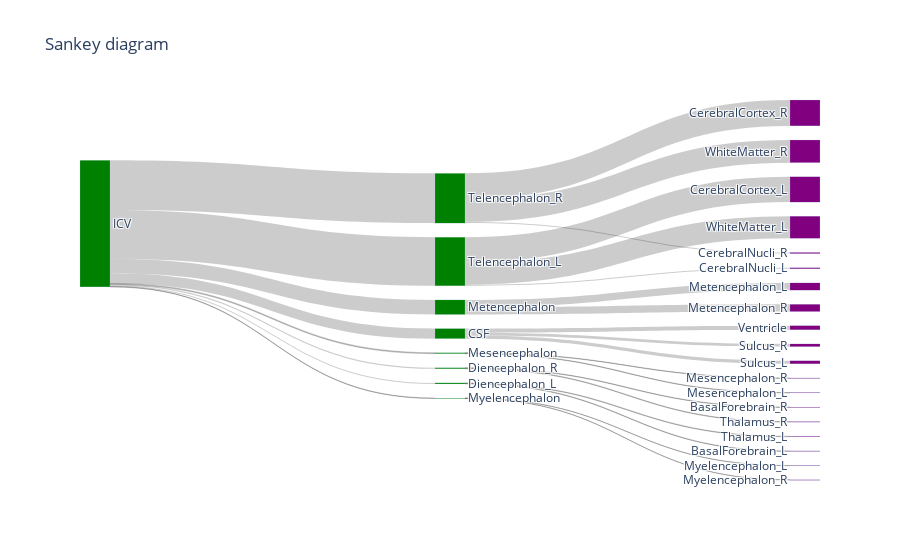

The cell this chart's notebook holds for it:
### Code cell
def genSankey(dig_pan,dcols=[],vcols='',title='Sankey Plot in Python'):
    label = []
    color = ["green","purple"]
    cols = []
    for i in dcols:
        label0 =  list(set(dig_pan[i].values))
        cols.append(len(label0))
        label = label + label0
        
    #Define the unique label variable   
    label = list(dict.fromkeys(label))

    #Define the color variable
    colorsnum = []
    for ind, coln in enumerate(cols):
        colorsnum = colorsnum + [color[ind]]*coln
        
    #Define the pairs of source & target
    for a in range(len(dcols)-1):
        if a==0:
            sourcetar = dig_pan[[dcols[a],dcols[a+1],vcols]]
            sourcetar.columns = ['source','target','value_num']
        else:
            tdat = dig_pan[[dcols[a],dcols[a+1],vcols]]
            tdat.columns = ['source','target','value_num']
            sourcetar = pd.concat([sourcetar,tdat])
        sourcetar = sourcetar.groupby(['source','target']).agg({'value_num':'sum'}).reset_index()
        
    #Define index for the source and target
    sourcetar['sourceind'] = sourcetar['source'].apply(lambda x: label.index(x))
    sourcetar['targetind'] = sourcetar['target'].apply(lambda x: label.index(x))
    
    # creating the sankey diagram
    figdf = dict(type='sankey', node = dict(pad = 20, thickness = 30,line = dict(width = 0.2,color = "lightblue"),
                                            label = label, color = colorsnum),link = dict(
        source = sourcetar['sourceind'],
        target = sourcetar['targetind'],
        value = sourcetar['value_num']))
    layout =  dict(title = "Sankey diagram",font = dict(size = 12))
    fig = dict(data=[figdf], layout=layout)
    return fig

#Display the figure 
fdat = genSankey(dig_pan, dcols=['source','target'],vcols='comp')
fig = go.Figure(fdat)
fig.show()
#save this file as a standalong html file:
#fig.show(renderer="iframe")
fig.write_html("Sankey_diagram.html")

### Figure 1 — Plotly figure (JSON) as saved in the notebook; plotly's stock layout.template omitted (floating-point values rounded to 4 significant figures)
{"data": [{"link": {"source": [7, 7, 7, 6, 6, 2, 2, 5, 5, 5, 5, 5, 5, 5, 5, 3, 3, 1, 1, 0, 0, 4, 4, 4, 8, 8, 8], "target": [13, 10, 18, 23, 21, 17, 19, 7, 6, 2, 3, 1, 0, 4, 8, 16, 11, 14, 15, 12, 26, 25, 24, 20, 22, 27, 9], "value": [0.02458, 0.02171, 0.03313, 0.00396, 0.004588, 0.003753, 0.004609, 0.07942, 0.008548, 0.008362, 0.00743, 0.1153, 0.003599, 0.3842, 0.3931, 0.003577, 0.003853, 0.05751, 0.05781, 0.001738, 0.001861, 0.2004, 0.008956, 0.1749, 0.2046, 0.00946, 0.179]}, "node": {"color": ["green", "green", "green", "green", "green", "green", "green", "green", "green", "purple", "purple", "purple", "purple", "purple", "purple", "purple", "purple", "purple", "purple", "purple", "purple", "purple", "purple", "purple", "purple", "purple", "purple", "purple", "purple", "purple", "purple", "purple", "purple", "purple", "purple", "purple"], "label": ["Myelencephalon", "Metencephalon", "Diencephalon_R", "Mesencephalon", "Telencephalon_L", "ICV", "Diencephalon_L", "CSF", "Telencephalon_R", "WhiteMatter_R", "Sulcus_R", "Mesencephalon_R", "Myelencephalon_L", "Sulcus_L", "Metencephalon_L", "Metencephalon_R", "Mesencephalon_L", "BasalForebrain_R", "Ventricle", "Thalamus_R", "WhiteMatter_L", "Thalamus_L", "CerebralCortex_R", "BasalForebrain_L", "CerebralNucli_L", "CerebralCortex_L", "Myelencephalon_R", "CerebralNucli_R"], "line": {"color": "lightblue", "width": 0.2}, "pad": 20, "thickness": 30}, "type": "sankey"}], "layout": {"font": {"size": 12}, "title": {"text": "Sankey diagram"}}}
